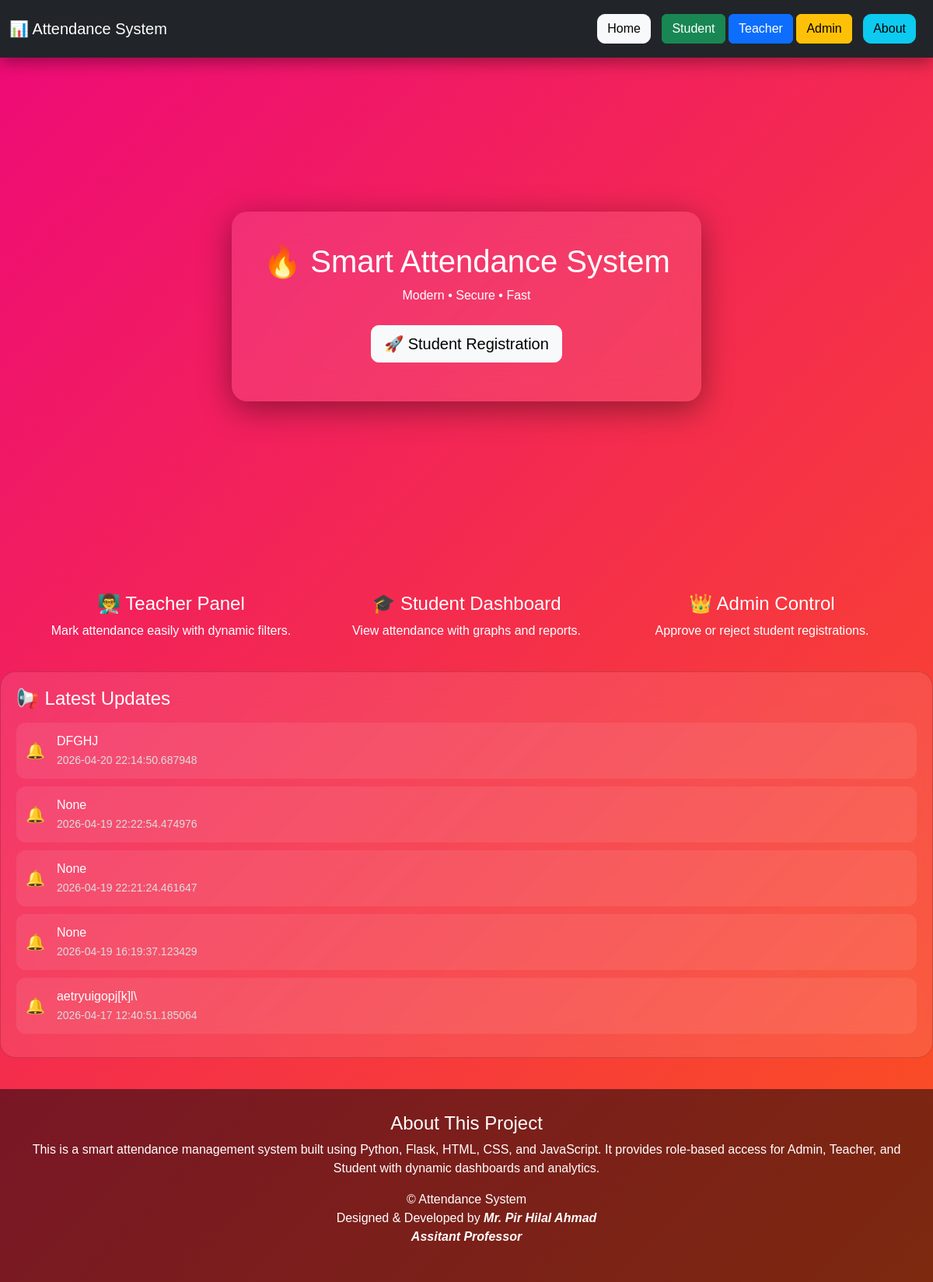
The page / on the database its author committed.
### tables this page shows
CREATE TABLE notifications (
    id INTEGER PRIMARY KEY AUTOINCREMENT,
    message TEXT,
    media TEXT,
    category TEXT,
    downloads INTEGER DEFAULT 0,
    created_at TEXT
    );

### app.py (the view)
@app.route("/")
def home():
    conn = sqlite3.connect(DB)
    cur = conn.cursor()
    notes = cur.execute("""
        SELECT message, created_at
        FROM notifications
        ORDER BY id DESC
    """).fetchall()
    conn.close()
    return render_template("home.html", notes=notes)

### templates/home.html (shortened to what this page needs)
<!DOCTYPE html>
<html>
<head>
    <link href="https://cdn.jsdelivr.net/npm/bootstrap@5.3.0/dist/css/bootstrap.min.css" rel="stylesheet">
</head>
<body>
    <nav class="navbar navbar-dark bg-dark">
        <div class="container-fluid">
            <span class="navbar-brand">📊 Attendance System</span>
            <div>
                <a href="/" class="btn btn-light btn-custom">Home</a>
                <a href="/login/student" class="btn btn-success">Student</a>
                <a href="/login/teacher" class="btn btn-primary">Teacher</a>
                <a href="/login/admin" class="btn btn-warning">Admin</a>
                <a href="#about" class="btn btn-info btn-custom">About</a>
            </div>
        </div>
    </nav>
    <div class="hero">
        <div class="glass">
            <h1>🔥 Smart Attendance System</h1>
            <p class="mb-3">Modern • Secure • Fast</p>
            <a href="/register" class="btn btn-light btn-lg btn-custom">🚀 Student Registration</a>
        </div>
    </div>
    <div class="container text-center mt-5">
        <div class="row">
            <div class="col-md-4">
                <h4>👨‍🏫 Teacher Panel</h4>
                <p>Mark attendance easily with dynamic filters.</p>
            </div>
            <div class="col-md-4">
                <h4>🎓 Student Dashboard</h4>
                <p>View attendance with graphs and reports.</p>
            </div>
            <div class="col-md-4">
                <h4>👑 Admin Control</h4>
                <p>Approve or reject student registrations.</p>
            </div>
        </div>
    </div>
    <div class="card notification-box mt-4">
        <h4 class="mb-3">📢 Latest Updates</h4>
        {% if notes %}
        {% for n in notes %}
        <div class="notif-item">
            <div class="notif-icon">🔔</div>
            <div class="notif-content">
                <div class="notif-text">{{ n[0] }}</div>
                <small class="notif-time">{{ n[1] }}</small>
            </div>
        </div>
        {% endfor %}
        {% else %}
        <p class="text-center text-muted">No notifications yet</p>
        {% endif %}
    </div>
    <footer id="about" class="text-center">
        <h4>About This Project</h4>
        <p>
            This is a smart attendance management system built using Python, Flask, HTML, CSS, and JavaScript.
            It provides role-based access for Admin, Teacher, and Student with dynamic dashboards and analytics.
        </p>
        <p>© Attendance System <br> Designed & Developed by <strong><em>Mr. Pir Hilal Ahmad <br> Assitant
                    Professor</em></strong></p>
    </footer>
</body>
</html>

### templates/home.html (style rules this page uses)
body { margin: 0; font-family: Arial; background: linear-gradient(-45deg, #667eea, #764ba2, #ff6a00, #ee0979); background-size: 400% 400%; animation: gradientBG 10s ease infinite; color: white; }
.navbar { box-shadow: 0 5px 20px rgba(0, 0, 0, 0.4); }
.hero { height: 80vh; display: flex; flex-direction: column; justify-content: center; align-items: center; animation: fadeIn 1s ease; }
.glass { background: rgba(255, 255, 255, 0.1); padding: 40px; border-radius: 20px; backdrop-filter: blur(20px); text-align: center; box-shadow: 0 10px 40px rgba(0, 0, 0, 0.4); }
.btn-custom { margin: 10px; border-radius: 10px; transition: 0.3s; }
.notification-box { background: rgba(255, 255, 255, 0.1); backdrop-filter: blur(20px); border-radius: 20px; padding: 20px; color: white; }
.notif-item { display: flex; align-items: center; gap: 15px; padding: 12px; margin-bottom: 10px; border-radius: 12px; background: rgba(255, 255, 255, 0.08); transition: 0.3s; animation: fadeInUp 0.6s ease; }
.notif-icon { font-size: 20px; }
.notif-text { font-weight: 500; }
.notif-time { color: #ddd; }
footer { background: rgba(0, 0, 0, 0.5); padding: 30px; margin-top: 40px; }

### rows shown on the page
notifications: message "DFGHJ", created_at "2026-04-20 22:14:50.687948"
notifications: n "None", created_at "2026-04-19 22:22:54.474976"
notifications: n "None", created_at "2026-04-19 22:21:24.461647"
notifications: n "None", created_at "2026-04-19 16:19:37.123429"
notifications: message "aetryuigopj[k]l\\", created_at "2026-04-17 12:40:51.185064"
